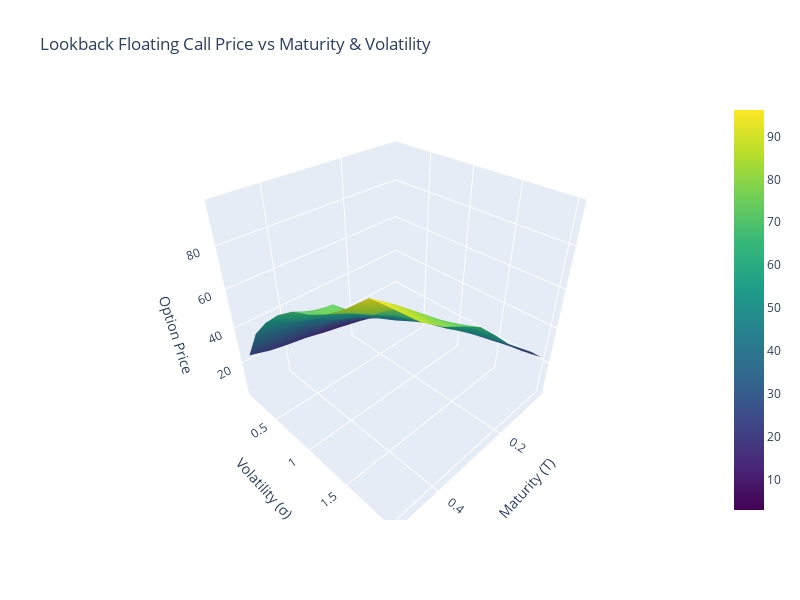

Write notebook code for a chart like this one.
### Markdown cell above
### 3d Graphic

### Code cell
import plotly.graph_objects as go


# Grid of parameters
sigmas = np.linspace(0.05, 0.5, 10)
maturities = np.linspace(0.1, 2.0, 10)
prices_grid = np.zeros((len(sigmas), len(maturities)))


# Compute option prices for each (sigma, T) pair
for i, sigma_i in enumerate(sigmas):
    for j, T_j in enumerate(maturities):
        price = monte_carlo_lookback(
            S=S,
            K=K,
            T=T_j,
            r=r,
            sigma=sigma_i,
            option_type="call",
            strike_type="floating",
            n_simulations=5000,  # reduce for faster preview
            n_steps=100
        )
        prices_grid[i, j] = price


# Create meshgrid for plotting
Sigma, Tgrid = np.meshgrid(maturities, sigmas)


# Plot
fig = go.Figure(data=[go.Surface(
    z=prices_grid,
    x=Tgrid,
    y=Sigma,
    colorscale='Viridis'
)])


fig.update_layout(
    title="Lookback Floating Call Price vs Maturity & Volatility",
    scene=dict(
        xaxis_title='Maturity (T)',
        yaxis_title='Volatility (σ)',
        zaxis_title='Option Price'
    ),
    height=600,
    width=800
)


fig.show()

### Figure 1 — Plotly figure (JSON) as saved in the notebook; plotly's stock layout.template omitted (floating-point values rounded to 4 significant figures)
{"data": [{"colorscale": [[0, "#440154"], [0.1111, "#482878"], [0.2222, "#3e4989"], [0.3333, "#31688e"], [0.4444, "#26828e"], [0.5556, "#1f9e89"], [0.6667, "#35b779"], [0.7778, "#6ece58"], [0.8889, "#b5de2b"], [1, "#fde725"]], "type": "surface", "x": [[0.05, 0.05, 0.05, 0.05, 0.05, 0.05, 0.05, 0.05, 0.05, 0.05], [0.1, 0.1, 0.1, 0.1, 0.1, 0.1, 0.1, 0.1, 0.1, 0.1], [0.15, 0.15, 0.15, 0.15, 0.15, 0.15, 0.15, 0.15, 0.15, 0.15], [0.2, 0.2, 0.2, 0.2, 0.2, 0.2, 0.2, 0.2, 0.2, 0.2], [0.25, 0.25, 0.25, 0.25, 0.25, 0.25, 0.25, 0.25, 0.25, 0.25], [0.3, 0.3, 0.3, 0.3, 0.3, 0.3, 0.3, 0.3, 0.3, 0.3], [0.35, 0.35, 0.35, 0.35, 0.35, 0.35, 0.35, 0.35, 0.35, 0.35], [0.4, 0.4, 0.4, 0.4, 0.4, 0.4, 0.4, 0.4, 0.4, 0.4], [0.45, 0.45, 0.45, 0.45, 0.45, 0.45, 0.45, 0.45, 0.45, 0.45], [0.5, 0.5, 0.5, 0.5, 0.5, 0.5, 0.5, 0.5, 0.5, 0.5]], "y": [[0.1, 0.3111, 0.5222, 0.7333, 0.9444, 1.156, 1.367, 1.578, 1.789, 2], [0.1, 0.3111, 0.5222, 0.7333, 0.9444, 1.156, 1.367, 1.578, 1.789, 2], [0.1, 0.3111, 0.5222, 0.7333, 0.9444, 1.156, 1.367, 1.578, 1.789, 2], [0.1, 0.3111, 0.5222, 0.7333, 0.9444, 1.156, 1.367, 1.578, 1.789, 2], [0.1, 0.3111, 0.5222, 0.7333, 0.9444, 1.156, 1.367, 1.578, 1.789, 2], [0.1, 0.3111, 0.5222, 0.7333, 0.9444, 1.156, 1.367, 1.578, 1.789, 2], [0.1, 0.3111, 0.5222, 0.7333, 0.9444, 1.156, 1.367, 1.578, 1.789, 2], [0.1, 0.3111, 0.5222, 0.7333, 0.9444, 1.156, 1.367, 1.578, 1.789, 2], [0.1, 0.3111, 0.5222, 0.7333, 0.9444, 1.156, 1.367, 1.578, 1.789, 2], [0.1, 0.3111, 0.5222, 0.7333, 0.9444, 1.156, 1.367, 1.578, 1.789, 2]], "z": [[3.012, 6.071, 8.749, 10.95, 13.26, 15.55, 17.49, 19.79, 21.17, 23.34], [5.427, 10.16, 13.62, 16.93, 19.74, 22.63, 25.19, 27.35, 29.8, 32.61], [7.855, 14.23, 19.41, 22.74, 26.27, 29.18, 32.86, 35.62, 38.78, 40.81], [10.16, 18.42, 23.9, 28.88, 33.96, 37.32, 39.71, 43.55, 46.09, 48.91], [12.56, 21.94, 29.35, 34.39, 38.67, 43.53, 48.1, 50.63, 56.0, 58.84], [14.75, 26.62, 34.88, 40.77, 45.6, 51.44, 55.0, 58.44, 64.24, 68.22], [17.32, 29.5, 38.68, 44.83, 52.51, 59.11, 62.44, 65.8, 71.63, 74.06], [19.1, 34.32, 44.34, 50.81, 58.33, 63.71, 68.0, 76.3, 79.78, 79.45], [21.21, 37.8, 48.93, 54.73, 64.59, 72.69, 74.05, 78.68, 87.78, 86.63], [24.53, 42.46, 53.67, 62.69, 69.53, 73.5, 78.91, 86.31, 95.02, 96.14]]}], "layout": {"height": 600, "scene": {"xaxis": {"title": {"text": "Maturity (T)"}}, "yaxis": {"title": {"text": "Volatility (σ)"}}, "zaxis": {"title": {"text": "Option Price"}}}, "title": {"text": "Lookback Floating Call Price vs Maturity & Volatility"}, "width": 800}}
